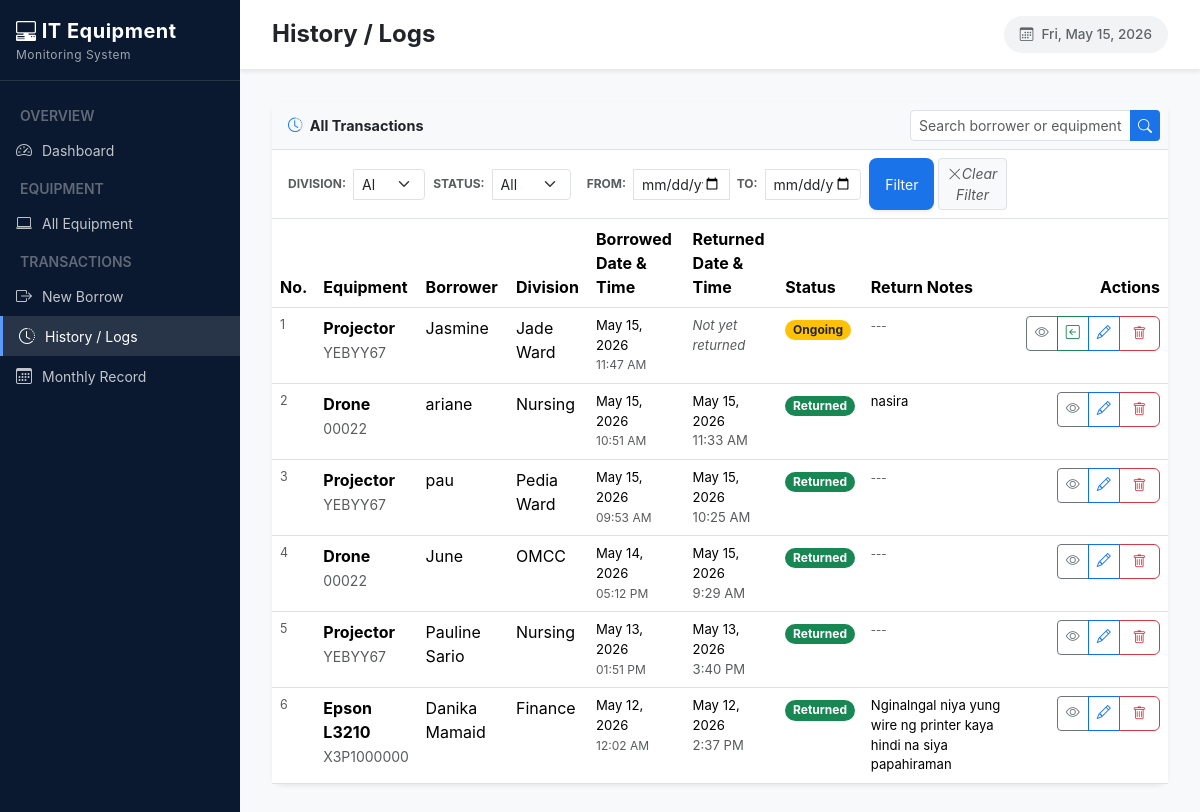
Page /history/?date_from=2026-5-01&date_to=2026-5-31&search=&division=&status= on the committed database.
### ems/models.py (models this page shows, shortened)
class BorrowTransaction(models.Model):
    STATUS_CHOICES = [
        ('ongoing', 'Ongoing'),
        ('returned', 'Returned'),
    ]
    transaction_number = models.PositiveIntegerField(unique=True, null=True, blank=True)
    equipment = models.ForeignKey(Equipment, on_delete=models.CASCADE, related_name='transactions')
    borrower_name = models.CharField(max_length=150)
    division = models.ForeignKey(Division, on_delete=models.SET_NULL, null=True)
    purpose = models.TextField()
    released_by = models.CharField(max_length=150)
    date_borrowed = models.DateTimeField(auto_now_add=True)
    due_date = models.DateTimeField(null=True, blank=True)
    status = models.CharField(max_length=20, choices=STATUS_CHOICES, default='ongoing')
    date_returned = models.DateTimeField(null=True, blank=True)
    returned_by = models.CharField(max_length=150, blank=True)
    received_by = models.CharField(max_length=150, blank=True)
    return_notes = models.TextField(blank=True)
    created_at = models.DateTimeField(auto_now_add=True)
    class Meta:
        ordering = ['-date_borrowed']

class Equipment(models.Model):
    STATUS_CHOICES = [
        ('available', 'Available'),
        ('borrowed',  'Borrowed'),
        ('unavailable', 'Not Available'),
    ]
    name = models.CharField(max_length=100)
    serial_number = models.CharField(max_length=100, unique=True)
    category = models.CharField(max_length=100, blank=True)
    status = models.CharField(max_length=20, choices=STATUS_CHOICES, default='available')
    description = models.TextField(blank=True)
    added_at = models.DateTimeField(auto_now_add=True)

class Division(models.Model):
    name = models.CharField(max_length=100, unique=True)
    def __str__(self):
        return self.name

### ems/views.py (the view)
# urls.py: path('history/', views.history_logs, name='history_logs'),
def history_logs(request):
    form = TransactionFilterForm(request.GET or None)
    qs = BorrowTransaction.objects.select_related('equipment', 'division')
    if form.is_valid():
        d = form.cleaned_data
        if d.get('search'):
            qs = qs.filter(
                Q(borrower_name__icontains=d['search']) |
                Q(equipment__name__icontains=d['search'])
            )
        if d.get('division'):
            qs = qs.filter(division=d['division'])
        if d.get('status'):
            qs = qs.filter(status=d['status'])
        if d.get('date_from'):
            qs = qs.filter(date_borrowed__date__gte=d['date_from'])
        if d.get('date_to'):
            qs = qs.filter(date_borrowed__date__lte=d['date_to'])
        sort_by = d.get('sort') or '-date_borrowed'
        qs = qs.order_by(sort_by)
    else:
        qs = qs.order_by('-date_borrowed')
    return render(request, 'ems/history_logs.html', {
        'form': form,
        'transactions': qs
    })

### ems/forms.py
class TransactionFilterForm(forms.Form):
    SORT_CHOICES = [
        ('-date_borrowed', 'Newest first'),
        ('date_borrowed',  'Oldest first'),
        ('-date_returned', 'Recently returned'),
    ]
    search     = forms.CharField(required=False, widget=forms.TextInput(attrs={'class': 'form-control', 'placeholder': 'Search borrower or equipment...'}))
    division = forms.ModelChoiceField(queryset=Division.objects.all(), required=False,
                     empty_label='All division', widget=forms.Select(attrs={'class': 'form-select'}))
    status     = forms.ChoiceField(choices=[('', 'All statuses'), ('ongoing', 'Ongoing'), ('returned', 'Returned')],
                     required=False, widget=forms.Select(attrs={'class': 'form-select'}))
    date_from  = forms.DateField(required=False, widget=forms.DateInput(attrs={'type': 'date', 'class': 'form-control'}))
    date_to    = forms.DateField(required=False, widget=forms.DateInput(attrs={'type': 'date', 'class': 'form-control'}))
    sort       = forms.ChoiceField(choices=SORT_CHOICES, required=False,
                     widget=forms.Select(attrs={'class': 'form-select'}))

### ems/templates/ems/history_logs.html (shortened to what this page needs)
{% extends 'ems/base.html' %}
{% block page_title %}History / Logs{% endblock %}
{% block content %}
<div class="table-card shadow-sm border-0">
    <div class="tc-head d-flex justify-content-between align-items-center p-2 bg-light border-bottom">
        <div class="d-flex align-items-center ms-2">
            <span class="fw-bold text-dark" style="font-size: 0.9rem;">
                <i class="bi bi-clock-history me-1 text-primary"></i> All Transactions
            </span>
        </div>
        <form method="get" class="d-flex" style="width: 250px;">
            <div class="input-group input-group-sm">
                {{ form.search }}
                <button class="btn btn-primary" type="submit"><i class="bi bi-search"></i></button>
            </div>
        </form>
    </div>
    <div class="px-3 py-2 border-bottom bg-white">
        <form method="get">
            <div class="row g-2 align-items-center">
                <div class="col-md-2">
                    <div class="input-group input-group-sm">
                        <span class="input-group-text bg-transparent border-0 ps-0 fw-bold text-muted" style="font-size: 0.75rem;">DIVISION:</span>
                        {{ form.division }}
                    </div>
                </div>
                <div class="col-md-2">
                    <div class="input-group input-group-sm">
                        <span class="input-group-text bg-transparent border-0 ps-0 fw-bold text-muted" style="font-size: 0.75rem;">STATUS:</span>
                        {{ form.status }}
                    </div>
                </div>
                <div class="col-md-4">
                    <div class="input-group input-group-sm">
                        <span class="input-group-text bg-transparent border-0 fw-bold text-muted" style="font-size: 0.75rem;">FROM:</span>
                        {{ form.date_from }}
                        <span class="input-group-text bg-transparent border-0 fw-bold text-muted" style="font-size: 0.75rem;">TO:</span>
                        {{ form.date_to }}
                    </div>
                </div>
                <div class="col-md-2 d-flex gap-1">
                    <button type="submit" class="btn btn-sm btn-primary px-3 shadow-sm">Filter</button>
                    {% if request.GET %}
                        <a href="{% url 'history_logs' %}" class="btn btn-sm btn-light border px-2 text-muted">
                            <i class="bi bi-x-lg">Clear Filter</i>
                        </a>
                    {% endif %}
                </div>
            </div>
        </form>
    </div>
    <table class="table table-hover mb-0">
        <thead>
            <tr>
                <th>No.</th>
                <th>Equipment</th>
                <th>Borrower</th>
                <th>Division</th>
                <th>Borrowed Date & Time</th>
                <th>Returned Date & Time</th>
                <th>Status</th>
                <th>Return Notes</th>
                <th class="text-end">Actions</th>
            </tr>
        </thead>
        <tbody>
            {% for t in transactions %}
            <tr>
                <td class="text-muted" style="font-size:.78rem;">{{ forloop.counter }}</td>
                <td>
                    <strong>{{ t.equipment.name }}</strong><br>
                    <small class="text-muted">{{ t.equipment.serial_number }}</small>
                </td>
                <td>{{ t.borrower_name }}</td>
                <td>{{ t.division }}</td>
                <td style="font-size:.82rem;">
                    <span title="Date Borrowed">{{ t.date_borrowed|date:"F d, Y" }}</span><br>
                    <small class="text-muted" style="font-size: 0.75rem;">{{ t.date_borrowed|date:"h:i A" }}</small>
                </td>
                <td style="font-size:.82rem;">
                    {% if t.date_returned %}
                        {{ t.date_returned|date:"M d, Y" }}<br>
                        <span class="text-muted">{{ t.date_returned|date:"g:i A" }}</span>
                    {% else %}
                        <span class="text-muted" style="font-style: italic;">Not yet returned</span>
                    {% endif %}
                </td>
                <td>
                    <span class="badge
                        {% if t.status|lower == 'ongoing' %}bg-warning text-dark
                        {% elif t.status|lower == 'returned' %}bg-success
                        {% else %}bg-secondary{% endif %} rounded-pill">
                        {{ t.get_status_display }}
                    </span>
                </td>
                <td style="font-size:.82rem; min-width: 150px; max-width: 250px;">
                    {% if t.return_notes %}
                        <div class="text-wrap">
                            {{ t.return_notes }}
                        </div>
                    {% else %}
                        <span class="text-muted small">---</span>
                    {% endif %}
                </td>
                <td class="text-end">
                    <div class="btn-group">
                        <a href="{% url 'transaction_detail' t.pk %}" class="btn btn-sm btn-outline-secondary"><i class="bi bi-eye"></i></a>
                        {% if t.status|lower == 'ongoing' %}
                        <a href="{% url 'borrow_return' t.pk %}" class="btn btn-sm btn-outline-success"><i class="bi bi-arrow-left-square"></i></a>
                        {% endif %}
                        <a href="{% url 'transaction_edit' t.pk %}" class="btn btn-sm btn-outline-primary"><i class="bi bi-pencil"></i></a>
                        <a href="{% url 'transaction_delete' t.pk %}" class="btn btn-sm btn-outline-danger" onclick="return confirm('Are you sure?');"><i class="bi bi-trash"></i></a>
                    </div>
                </td>
            </tr>
            {% empty %}
            <tr><td colspan="9" class="text-center text-muted py-5">No transactions found.</td></tr>
            {% endfor %}
        </tbody>
    </table>
</div>
{% endblock %}

### ems/templates/ems/base.html (style rules this page uses)
body { font-family: Inter, system-ui, -apple-system, sans-serif; background-color: #f8f9fa; margin: 0; overflow-x: hidden; }
.btn-primary { background: #1a73e8; border: none; border-radius: 8px; padding: 0.6rem 1.5rem; transition: all .15s; }
.btn-outline-danger { border-color: #dc3545; color: #dc3545; border-radius: 6px; padding: 0.4rem 0.8rem; font-size: 0.85rem; transition: all 0.2s ease; }
.table-card { background: #ffffff; border-radius: 12px; border: 1px solid #ccc6c6; box-shadow: 0 4px 6px rgba(0,0,0,0.02); }
.tc-head { padding: 1rem 1.5rem; border-bottom: 1px solid #ffffff; font-size: 1rem; font-weight: 600; display: flex; align-items: center; gap: 8px; }
.table { margin-bottom: 0; }

### rows in the picture
BorrowTransaction: equipment.name "Projector", equipment.serial_number "YEBYY67", borrower_name "Jasmine", division "Jade Ward", date_borrowed "May 15, 2026", date_borrowed "11:47 AM", shows "Not yet returned", status "Ongoing"
BorrowTransaction: equipment.name "Drone", equipment.serial_number "00022", borrower_name "ariane", division "Nursing", date_borrowed "May 15, 2026", date_borrowed "10:51 AM", date_returned "May 15, 2026", date_returned "11:33 AM", status "Returned", return_notes "nasira"
BorrowTransaction: equipment.name "Projector", equipment.serial_number "YEBYY67", borrower_name "pau", division "Pedia Ward", date_borrowed "May 15, 2026", date_borrowed "09:53 AM", date_returned "May 15, 2026", date_returned "10:25 AM", status "Returned"
BorrowTransaction: equipment.name "Drone", equipment.serial_number "00022", borrower_name "June", division "OMCC", date_borrowed "May 14, 2026", date_borrowed "05:12 PM", date_returned "May 15, 2026", date_returned "9:29 AM", status "Returned"
BorrowTransaction: equipment.name "Projector", equipment.serial_number "YEBYY67", borrower_name "Pauline Sario", division "Nursing", date_borrowed "May 13, 2026", date_borrowed "01:51 PM", date_returned "May 13, 2026", date_returned "3:40 PM", status "Returned"
BorrowTransaction: equipment.name "Epson L3210", equipment.serial_number "X3P1000000", borrower_name "Danika Mamaid", division "Finance", date_borrowed "May 12, 2026", date_borrowed "12:02 AM", date_returned "May 12, 2026", date_returned "2:37 PM", status "Returned", return_notes "Nginalngal niya yung wire ng printer kaya hindi na siya papahiraman"
